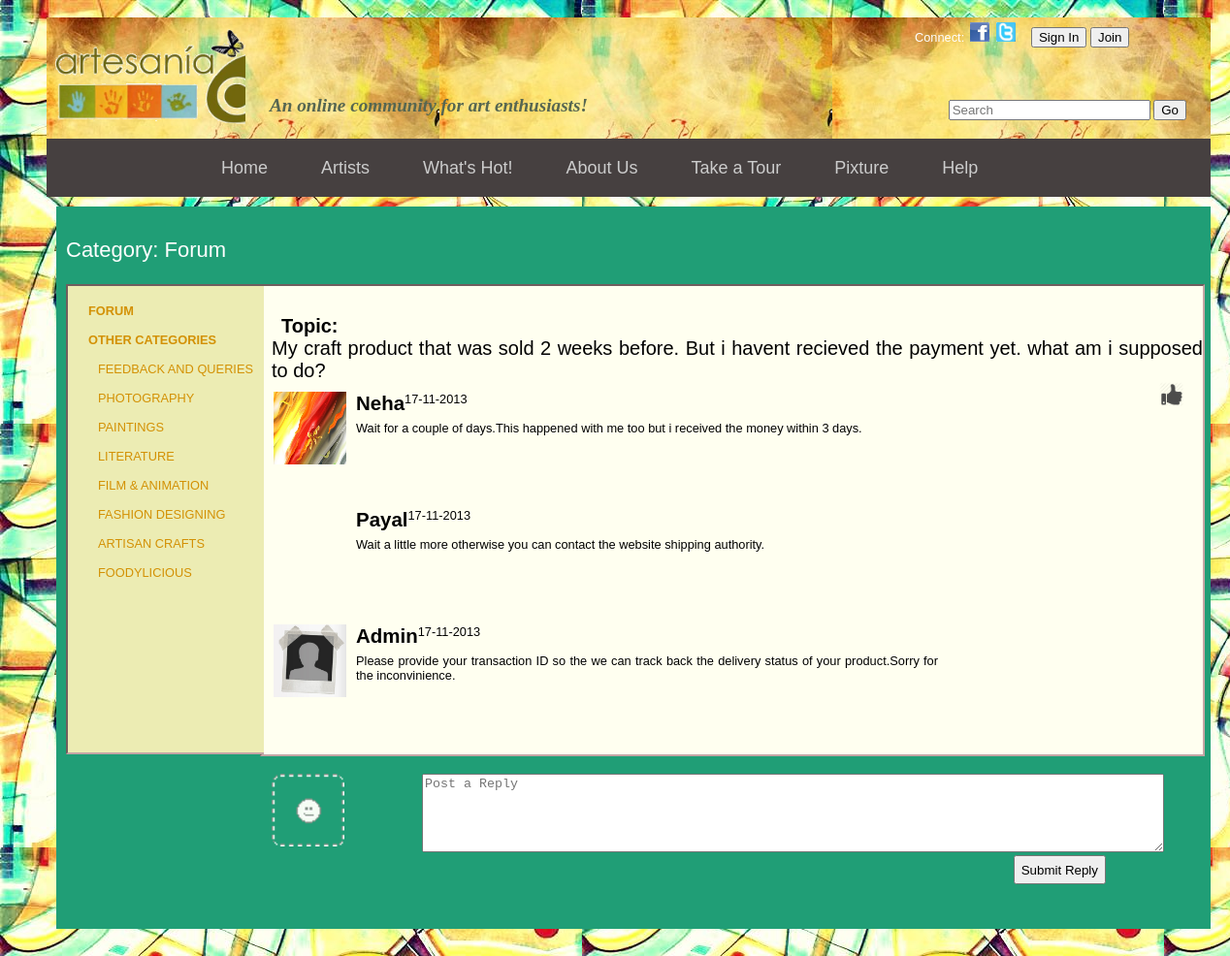
The app's page /project/forum_topic.php?topic_id=8 with its own data.
### tables this page shows
CREATE TABLE IF NOT EXISTS `topics` (
  `topic_id` int(11) NOT NULL AUTO_INCREMENT,
  `topic_subject` varchar(255) DEFAULT NULL,
  `topic_time` timestamp NULL DEFAULT CURRENT_TIMESTAMP,
  `topic_cat` int(11) DEFAULT NULL,
  `username` varchar(20) DEFAULT NULL,
  `upvotes` int(11) NOT NULL DEFAULT '0',
  PRIMARY KEY (`topic_id`),
  KEY `topic_cat` (`topic_cat`)
);

CREATE TABLE IF NOT EXISTS `replies` (
  `reply_id` int(11) NOT NULL AUTO_INCREMENT,
  `reply_content` text,
  `reply_time` timestamp NULL DEFAULT CURRENT_TIMESTAMP,
  `topic_id` int(11) DEFAULT NULL,
  `username` varchar(20) DEFAULT NULL,
  PRIMARY KEY (`reply_id`),
  KEY `reply_topic` (`topic_id`),
  KEY `reply_by` (`username`),
  KEY `reply_id` (`reply_id`),
  KEY `reply_id_2` (`reply_id`)
);

CREATE TABLE IF NOT EXISTS `user_details` (
  `username` varchar(50) NOT NULL,
  `password` varchar(50) NOT NULL,
  `name` varchar(100) NOT NULL,
  `dob` date NOT NULL,
  `gender` varchar(10) NOT NULL,
  `email` varchar(50) NOT NULL,
  `contact` varchar(15) NOT NULL,
  `address` text NOT NULL,
  `bank_acc_no` bigint(50) NOT NULL,
  `bank_name` varchar(50) NOT NULL,
  `recommend` int(10) NOT NULL,
  `premium` tinyint(1) NOT NULL,
  `dp_name` varchar(100) NOT NULL DEFAULT 'images/default.jpg',
  PRIMARY KEY (`username`)
);

### project/forum_topic.php (the view, shortened to what this page needs)
	<link rel= "stylesheet" href="css/profile.css">
	<link rel= "stylesheet" href="css/forum.css">
	<link rel= "stylesheet" href="css/forum_topic.css">
	</head>
<?php
	include 'header2.php';
	include 'profileLoginHeader.php';
?>
	<div id="main">
		<div id="content">
			<div class="line_block">
				<?php
					if(!isset($_GET['category'])) {
						$category="Forum";
					}
					else {
						$category=$_GET['category'];
						$category_id=$_GET['category_id'];
					}
					$con=mysqli_connect("localhost","root","","artesania");
					if(isset($_GET['topic_id'])) {
						$topic_id=$_GET['topic_id'];
						$query="select * from topics where topic_id=".$topic_id." ";
						$result=mysqli_query($con,$query);
						$row=mysqli_fetch_array($result);
					}
				?>
				<p class="white_area">Category: <?php echo "\t".$category; ?></p>
			</div>
			<div id="inner_content">
				<div id="left_panel">
					<ul>
						<lh>
							<?php echo "<a href='forum.php'>Forum</a>";
							?>
						</lh>
						<lh>
							<a href="#">Other Categories</a>
						</lh>
						<li>
							<?php echo "<a href='forum.php?category_id=1&category=Feedback and Queries'>Feedback and Queries</a>"; ?>
						</li>
						<li>
							<?php echo "<a href='forum.php?category_id=2&category=Photography'>Photography</a>"; ?>
						</li>
						<li>
							<?php echo "<a href='forum.php?category_id=3&category=Paintings'>Paintings</a>"; ?>
						</li>
						<li>
							<?php echo "<a href='forum.php?category_id=4&category=Literature'>Literature</a>"; ?>
						</li>
						<li>
							<?php echo "<a href='forum.php?category_id=6&category=Film & Animation'>Film & Animation</a>"; ?>
						</li>
						<li>
							<?php echo "<a href='forum.php?category_id=7&category=Fashion Designing'>Fashion Designing</a>"; ?>
						</li>
						<li>
							<?php echo "<a href='forum.php?category_id=8&category=Artisan Crafts'>Artisan Crafts</a>"; ?>
						</li>
						<li>
							<?php echo "<a href='forum.php?category_id=5&category=Foodylicious'>Foodylicious	</a>"; ?>
						</li>
				</div>
				<div id="inner_content_area">
					<div id="question">
						<div id="ques_head">Topic:</div>
						<div id="ques_content"><?php echo "".$row['topic_subject']."" ?></div>
						<a href='question_upvote.php?topic_id=<?php echo $_GET['topic_id']; ?>'><img src='images/upvote.png'></img></a>
					</div>
					<?php
						$query2="select * from replies where topic_id='".$_GET['topic_id']."'";
						$result2=mysqli_query($con,$query2);
						if((mysqli_num_rows($result2))>=1){
							while($row2 = mysqli_fetch_array($result2)) {
								$query3="select dp_name from user_details where username='".$row2['username']."'";
								$result3=mysqli_query($con,$query3);
								$row3 = mysqli_fetch_array($result3);
								$timestamp = strtotime($row2['reply_time']);
								$date = date('d-m-Y', $timestamp);
								echo "<div class='user_comment'>
										<embed class='icon_dp' src='".$row3['dp_name']."'></embed>
										<div class='text_dabba'>
											<div class='row1c1'>
												<a href='artist_profile.php?username=".$row2['username']."'><h1>".$row2['username']."</h1></a>
											</div>
											<div class='row1c2'>
												".$date."
											</div>
											<br></br>
											<div class='row2c1'>
												".$row2['reply_content']."
											</div>
										</div>
									</div>";
							}
						}
					?>
					<div id="add_reply">
						<embed class='icon_dp' src="images/comment_smiley.gif"></embed>
						<form method="post" action="submit_replyProcess.php">
						<div id="text_area">
							<textarea type="text" cols="93" rows="5" id="ta" placeholder="Post a Reply" name="reply"></textarea>
						</div>
						<input value= "Submit Reply" type="submit" name="submit_reply" id="submit_button"></input>
						</form>
					</div>
				</div>
			</div>
		</div>
	</div>
</div>
</body>
</html>

### project/css/primary.css (style rules this page uses)
body { font: 0.8em Arial, sans-serif; background-image:url('http://localhost/xampp/project/images/background.jpg'); background-attachment:fixed; position:absolute; padding-left:30px; height: 100%; width: 100%; }
h1, ul { margin:0; padding:0; }
#main { width:1200px; }
#main ul { list-style:none; height: 30px; margin-bottom:10px; }
#main ul li { float:left; }
#main ul li a { text-decoration: none; padding: 0px 0px 0px 20px; line-height: 30px; }
#main ul lh a { text-decoration: none; padding: 0px 0px 0px 10px; line-height: 30px; }
#content { float:left; width:980px; padding:10px; }
a { text-decoration:none; color:black; }
#content { background: rgba(247, 236, 236, 0.88); text-align:justify; }
#content embed { height:200px; width:auto; padding:25px 10px 5px 10px; }
#content img { height:200px; width:205px; padding:25px 20px 25px 20px; }
#content h1 { font-size:1.6em; }
#content, #side { min-height:550px; }

### project/css/profile.css (style rules this page uses)
#content { width:1180px; display:inline; }
#content img { padding:0px; }
#content embed { padding:0px; }

### project/css/forum.css (style rules this page uses)
#content { width: 1170px; margin-left:10px; background:rgb(32, 158, 118); min-height:400px; }
.line_block { font-size:22px; color:rgb(0,160,96); }
#inner_content { min-height:400px; height:auto; }
#left_panel { background:#ECECB3; width: 180px; float:left; padding: 11px; border:2px; border-style:inset; border-right:none; border-color:rgb(196, 165, 165); }
#left_panel a { color:rgb(211,145,5); text-transform:uppercase; text-decoration:none; }
#left_panel lh { font-weight:bold; display:block; }
#inner_content_area { margin-left:200px; background:ivory; width:970px; min-height:354px; border:2px; border-style:inset; border-color:rgb(196, 165, 165); height:auto; }
a { text-decoration:none; color:black; }
.white_area { color:white; }
#text_area { margin-left:70px; }
#submit_button { float:right; margin-right:100px; height:30px; }

### project/css/forum_topic.css (style rules this page uses)
#question { padding-top:30px; height:60px; }
#ques_head { font-size:20px; font-weight:bold; float:left; padding-left:10px; padding-right:15px; }
#ques_content { float:left; font-size:20px; }
#add_reply { float:left; padding-top:20px; height:150px; }
#add_reply embed { height:75px; width:75px; float:left; padding-left:10px; padding-right:10px; }
#content embed { height:75px; width:75px; padding-right:10px; }
#text_area { float:left; }
#submit_button { float:right; }
.user_comment { float:left; padding:10px; height:100px; }
.user_comment embed { height:75px; width:75px; padding-right:10px; float:left; }
.text_dabba { float:left; width:600px; }
.row1c1, .row1c2, .row2c1 { float:left; }

### project/forum_topic.php (style rules this page uses)
#question { margin-left:10px; }
#question img { float:right; width:25px; height:25px; margin-right:20px; }

### records on screen
topics: topic_subject "My craft product that was sold 2 weeks before. But i havent recieved the payment yet. what am i supposed to do?"
replies: username "Neha", reply_time "17-11-2013", reply_content "Wait for a couple of days.This happened with me too but i received the money within 3 days."
replies: username "Payal", reply_time "17-11-2013", reply_content "Wait a little more otherwise you can contact the website shipping authority."
replies: username "Admin", reply_time "17-11-2013", reply_content "Please provide your transaction ID so the we can track back the delivery status of your product.Sorry for the inconvinience."

### other values on screen
$category "Forum"
